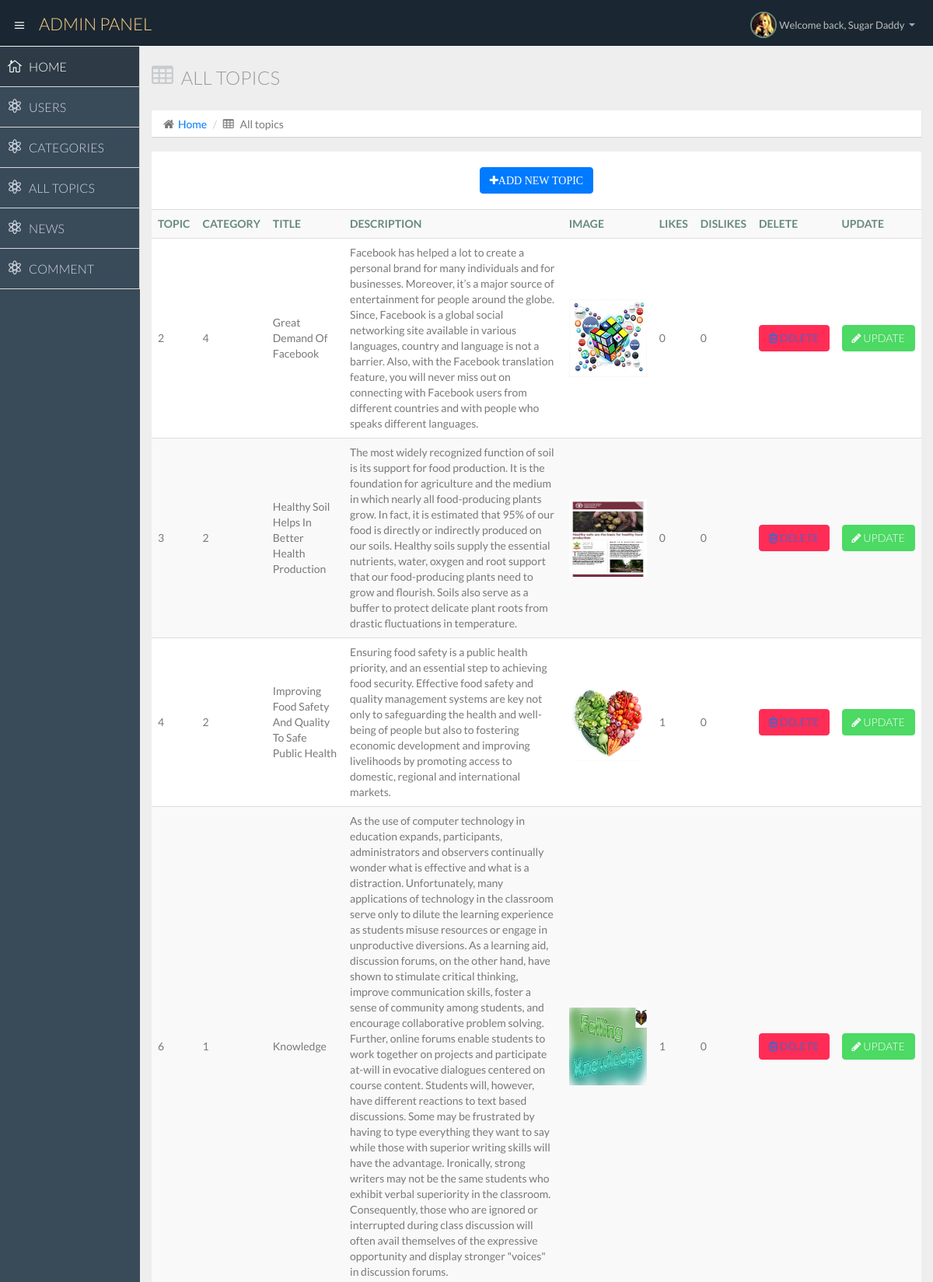
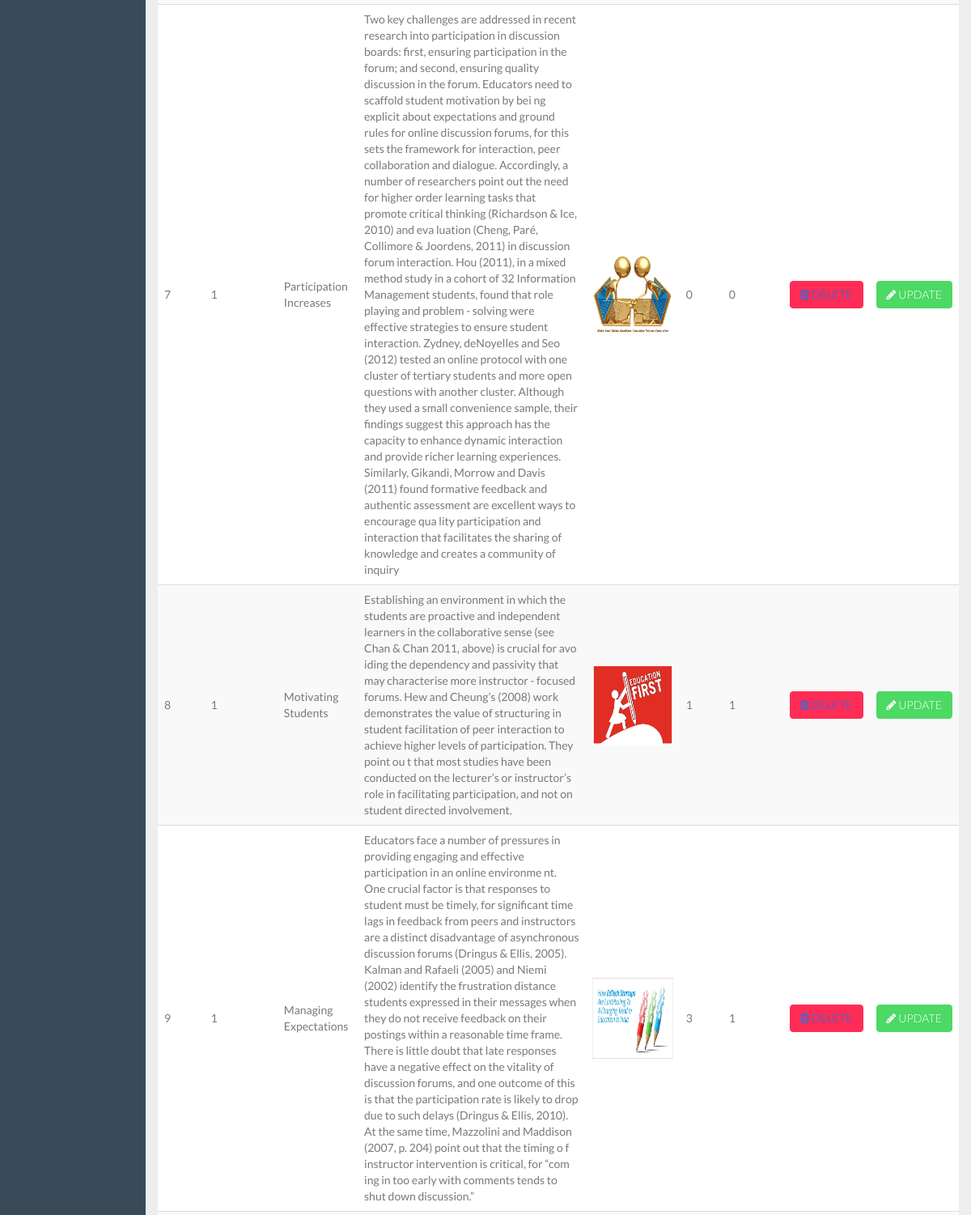
The page /admin/topics.php (signed in, upper part) on the database its author committed (2 pictures, top to bottom).
### tables this page shows
CREATE TABLE `tbl_topics` (
  `topic_id` int(11) NOT NULL,
  `cat_id` int(11) NOT NULL,
  `topic_title` text NOT NULL,
  `topic_description` text NOT NULL,
  `topic_date` date NOT NULL,
  `topic_image` text NOT NULL,
  `topic_like_count` int(11) NOT NULL,
  `topic_dislike_count` int(11) NOT NULL
);

### admin/topics.php (the view, shortened to what this page needs)
<?php
if($_SESSION['login']==true)
{?>
<!DOCTYPE html>
<html lang="en">
  <head>
    <link href="css/bootstrap.min.css" rel="stylesheet">
    <link href="css/bootstrap-theme.css" rel="stylesheet">
    <link href="css/elegant-icons-style.css" rel="stylesheet" />
    <link href="css/font-awesome.min.css" rel="stylesheet" />
    <link href="css/style.css" rel="stylesheet">
    <link href="css/style-responsive.css" rel="stylesheet" />
  </head>
  <body>
  <section id="container" class="">
  <?php include "header.php"; ?>
      <aside>
          <div id="sidebar"  class="nav-collapse ">
              <ul class="sidebar-menu">
                  <li class="active">
                      <a class="" href="home.php">
                          <i class="icon_house_alt"></i>
                          <span>HOME</span>
                      </a>
                  </li>
				    <li>
                      <a class="" href="user.php">
                          <i class="icon_genius"></i>
                          <span>  USERS </span>
                      </a>
                  </li>
				  	    <li>
                      <a class="" href="category.php">
                          <i class="icon_genius"></i>
                          <span>CATEGORIES</span>
                      </a>
                  </li>
				   <li>
                      <a class="" href="topics.php">
                          <i class="icon_genius"></i>
                          <span>ALL TOPICS</span>
                      </a>
                  </li>
				   <li>
                      <a class="" href="news.php">
                          <i class="icon_genius"></i>
                          <span>NEWS</span>
                      </a>
                  </li>
                  <li>
                      <a class="" href="comment.php">
                          <i class="icon_genius"></i>
                          <span>COMMENT</span>
                      </a>
                  </li>
              </ul>
          </div>
      </aside>
  <?php
	include "connection.php";
$r="select * from tbl_topics";
$rs=mysqli_query($conn ,$r);
?>
      <section id="main-content">
          <section class="wrapper">
		  <div class="row">
				<div class="col-lg-12">
			<h3 class="page-header"><i class="fa fa-table"></i>ALL TOPICS</h3>
					<ol class="breadcrumb">
						<li><i class="fa fa-home"></i><a href="home.php">Home</a></li>
						<li><i class="fa fa-table"></i> All topics </li>
					</ol>
				</div>
			</div>
	   <div class="row">
                  <div class="col-lg-12">
                      <section class="panel">
?> <br>
<center><a href="addtopic.php"> <button type="submit" class="btn btn-primary"><i class="fa fa-plus">ADD NEW TOPIC </i></button></a></center> <br>
	   <table class="table table-striped table-advance table-hover">
                           <tbody>
                              <tr>
								<th> TOPIC </th>
								<th> CATEGORY  </th>
								<th> TITLE</th>
								<th>  DESCRIPTION</th>
								<th>  IMAGE</th>
								<th>  LIKES   </th>
								<th>  DISLIKES </th>
								<th> DELETE</th>
								<th>UPDATE </th>
							</tr>
 <?php
while($row=mysqli_fetch_assoc($rs))
		{
		?>
		<tr>
		                 <td> <?php echo $row['topic_id']; ?> </td>
						 <td> <?php echo $row['cat_id']; ?>  </td>
						  <td> <?php echo $row['topic_title']; ?>  </td>
						  <td> <?php echo $row['topic_description']; ?>  </td>
						  <td> <img src="<?php echo $row['topic_image']; ?>" width="100px" height="100px"/>  </td>
						  <td> <?php echo $row['topic_like_count']; ?>  </td>
						  <td> <?php echo $row['topic_dislike_count']; ?>  </td>
						 <td> <a href="deletetopic.php?id= <?php echo $row['topic_id'];?>" >   <button class="btn btn-danger"> <i class="fa fa-trash-o"> </i> DELETE </a> </button></td>
						 <td> <a href="updatetopic.php?id= <?php echo $row['topic_id'];?>" > <button class="btn btn-success"> <i class="fa fa-pencil"> </i> UPDATE </button></a> </td>
		 </tr>
		 <?php
		}
 ?>
                          </tbody>
                        </table>
                      </section>
                  </div>
              </div>
          </section>
      </section>
  </section>
  </body>
</html>
<?php
}
else {
	header("location:index.php?msg=login");
}

### rows shown on the page
tbl_topics: topic_id "2", cat "4", topic_title "Great Demand Of Facebook", topic_description "Facebook has helped a lot to create a personal brand for many individuals and for businesses. Moreover, it’s a major source of entertainment for people around the globe. Since, Facebook is a global social networking site available in various languages, country and language is not a barrier. Also, with the Facebook translation feature, you will never miss out on connecting with Facebook users from different countries and with people who speaks different languages.", topic_image (picture), topic_like_count "0", topic_dislike_count "0"
tbl_topics: topic_id "3", cat "2", topic_title "Healthy Soil Helps In Better Health Production", topic_description "The most widely recognized function of soil is its support for food production. It is the foundation for agriculture and the medium in which nearly all food-producing plants grow. In fact, it is estimated that 95% of our food is directly or indirectly produced on our soils. Healthy soils supply the essential nutrients, water, oxygen and root support that our food-producing plants need to grow and flourish. Soils also serve as a buffer to protect delicate plant roots from drastic fluctuations in temperature.", topic_image (picture), topic_like_count "0", topic_dislike_count "0"
tbl_topics: topic_id "4", cat "2", topic_title "Improving Food Safety And Quality To Safe Public Health", topic_description "Ensuring food safety is a public health priority, and an essential step to achieving food security. Effective food safety and quality management systems are key not only to safeguarding the health and well-being of people but also to fostering economic development and improving livelihoods by promoting access to domestic, regional and international markets.", topic_image (picture), topic_like_count "1", topic_dislike_count "0"
tbl_topics: topic_id "6", cat "1", topic_title "Knowledge", topic_description "As the use of computer technology in education expands, participants, administrators and observers continually wonder what is effective and what is a distraction. Unfortunately, many applications of technology in the classroom serve only to dilute the learning experience as students misuse resources or engage in unproductive diversions. As a learning aid, discussion forums, on the other hand, have shown to stimulate critical thinking, improve communication skills, foster a sense of community among students, and encourage collaborative problem solving. Further, online forums enable students to work together on projects and participate at-will in evocative dialogues centered on course…", topic_image (picture), topic_like_count "1", topic_dislike_count "0"
tbl_topics: topic_id "7", cat "1", topic_title "Participation Increases", topic_description "Two key challenges are addressed in recent research into participation in discussion boards: first, ensuring participation in the forum; and second, ensuring quality discussion in the forum. Educators need to scaffold student motivation by bei ng explicit about expectations and ground rules for online discussion forums, for this sets the framework for interaction, peer collaboration and dialogue. Accordingly, a number of researchers point out the need for higher order learning tasks that promote critical thinking (Richardson & Ice, 2010) and eva luation (Cheng, Paré, Collimore & Joordens, 2011) in discussion forum interaction. Hou (2011), in a mixed method study in a cohort of 32…", topic_image (picture), topic_like_count "0", topic_dislike_count "0"
tbl_topics: topic_id "8", cat "1", topic_title "Motivating Students", topic_description "Establishing an environment in which the students are proactive and independent learners in the collaborative sense (see Chan & Chan 2011, above) is crucial for avo iding the dependency and passivity that may characterise more instructor - focused forums. Hew and Cheung’s (2008) work demonstrates the value of structuring in student facilitation of peer interaction to achieve higher levels of participation. They point ou t that most studies have been conducted on the lecturer’s or instructor’s role in facilitating participation, and not on student directed involvement.", topic_image (picture), topic_like_count "1", topic_dislike_count "1"
tbl_topics: topic_id "9", cat "1", topic_title "Managing Expectations", topic_description "Educators face a number of pressures in providing engaging and effective participation in an online environme nt. One crucial factor is that responses to student must be timely, for significant time lags in feedback from peers and instructors are a distinct disadvantage of asynchronous discussion forums (Dringus & Ellis, 2005). Kalman and Rafaeli (2005) and Niemi (2002) identify the frustration distance students expressed in their messages when they do not receive feedback on their postings within a reasonable time frame. There is little doubt that late responses have a negative effect on the vitality of discussion forums, and one outcome of this is that the participation rate is likely to…", topic_image (picture), topic_like_count "3", topic_dislike_count "1"
